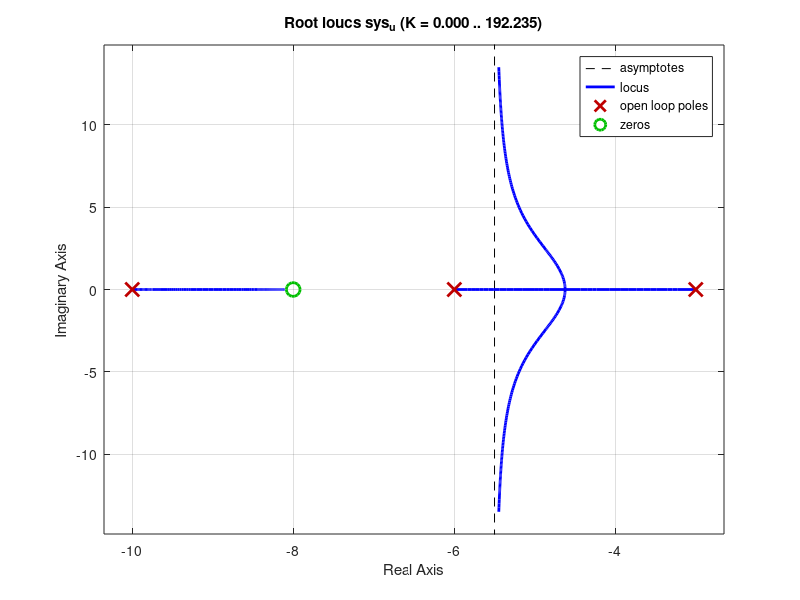

MATLAB code to generate this figure: (Note: this script raises an error after producing the figure.)
% ex95.m: PID controller design
clear;clc
echo on

% =========================================
% step 1: Evaluate the uncompensated system
% =========================================

% Open-loop system definition
num = [1 8];
den = conv([1 3], conv([1 6],[1 10]));
sys_u = tf(num,den)
POS_spec = 20;
zeta_spec = -log(POS_spec/100)/sqrt(pi^2+(log(POS_spec/100))^2)

pause

figure(1)
rlocus(sys_u)
sgrid(zeta_spec,0)
shg

pause
[Kp1, poles] = rlocfind(sys_u)

%Kp1   = 121.5;
T_u = feedback(Kp1*sys_u, 1)

pause

[wn, zeta] = damp(T_u);
POS_u = exp(-zeta(2)*pi/sqrt(1-zeta(2)^2))*100;
% 2nd and 3rd poles are dominant poles
Ts_u  = 4/(zeta(2)*wn(2));
Tp_u  = pi/(wn(2)*sqrt(1-zeta(2)^2));
e_infty_u = 1/(1+ dcgain(Kp1*sys_u));

damp(T_u)
POS_u
Ts_u
Tp_u
e_infty_u

pause
% =========================================
% step 2: Design PD-controller
% =========================================
% desired peak time (from the specification)
Tp_desired = (2/3)*Tp_u

pause

% desired damped natural frequency(2nd ord approximation)
% (This is the imaginary of the desired dominant poles.)
w_d = pi/Tp_desired

% Angle between the real axis and the 20% OS line (deg)
phi = acos(zeta(2))*180/pi

% Real part of the desired dominant pole
sigma_d = - w_d/tan(phi*pi/180)

pause
% From the PPT, we determined the location of the zero for PD control is
%zc = 55.92;
zc = input('Enter the location of the new zero for PD-control')


% PD controller
con_PD = tf([1 -zc],1)

% system with PD controller
sys_PD = con_PD * sys_u

pause
% Draw root-locus to determine Kp for this PD
figure(2);clf
rlocus(sys_PD)
sgrid(zeta_spec,0)
pause
[Kp2, poles_2] = rlocfind(sys_PD)

pause
T_PD = feedback(Kp2*sys_PD, 1)

pause

[wn_PD, zeta_PD] = damp(T_PD);
POS_PD = exp(-zeta_PD(2)*pi/sqrt(1-zeta_PD(2)^2))*100;
% 2nd and 3rd poles are dominant poles
Ts_PD  = 4/(zeta_PD(2)*wn_PD(2));
Tp_PD  = pi/(wn_PD(2)*sqrt(1-zeta_PD(2)^2));
e_infty_PD = 1/(1+ dcgain(Kp2*sys_PD));

damp(T_PD)
POS_PD
Ts_PD
Tp_PD
e_infty_PD

pause

% =========================================
% step 3 & 4: Simulation check and Redesign
% =========================================
figure(3);clf
step( T_u, T_PD)
grid
legend('Uncompensated(P-control)','PD-control')
shg

pause
% =========================================
% step 5: Design PI-controller
% =========================================
% PI controller we selected
con_PI = tf([1 0.5],[1 0])
sys_PI = con_PI * sys_PD

pause
% We draw root-locus to determine Kp3
figure(4);clf
rlocus(sys_PI)
sgrid(zeta_spec,0)

pause
[Kp3, poles_3] = rlocfind(sys_PI)

pause
T_PI = feedback(Kp3*sys_PI, 1)

pause

[wn_PI, zeta_PI] = damp(T_PI);
POS_PI = exp(-zeta_PI(3)*pi/sqrt(1-zeta_PI(3)^2))*100;
% 3rd and 4th poles are dominant poles
Ts_PI  = 4/(zeta_PD(3)*wn_PI(3));
Tp_PI  = pi/(wn_PI(3)*sqrt(1-zeta_PI(3)^2));
e_infty_PI = 1/(1+ dcgain(Kp3*sys_PI));

damp(T_PI)
POS_PI
Ts_PI
Tp_PI
e_infty_PI

pause

% =========================================
% step 6: Determne controller
% =========================================
con_PID = Kp3 * con_PI * con_PD

pause
% =========================================
% step 7, 8: Simulation check & Redesign
% =========================================
figure(5);clf
step(T_u, T_PD, T_PI, [0:0.005:2])
legend('P-control','PD-control','PID-control')
grid
shg






